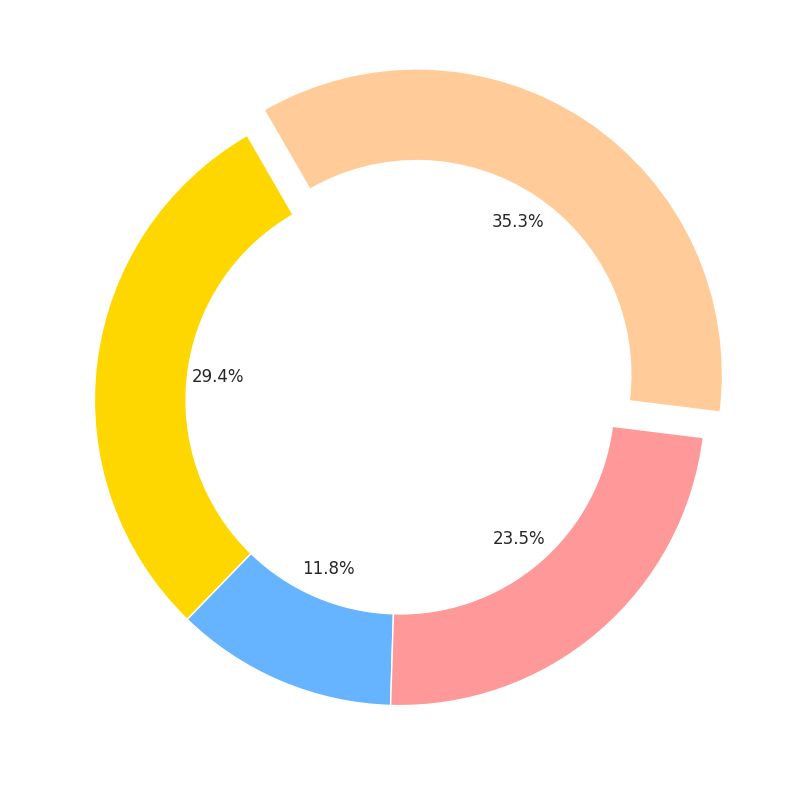

This figure's Python source:
import matplotlib.pyplot as plt
import numpy as np

distribution = np.array([25, 10, 20, 30])
colors = ['#FFD700', '#66B3FF', '#FF9999', '#FFCC99']
explode = (0, 0, 0, 0.1)

fig, ax = plt.subplots(figsize=(8, 8))
# Creating a donut pie chart by setting a wedgeprops parameter to create a hole
wedges, _, autotexts = ax.pie(distribution, autopct='%1.1f%%', startangle=120, colors=colors, 
                              explode=explode, wedgeprops=dict(width=0.3))

plt.setp(autotexts, size=12, weight="normal")

plt.tight_layout()
plt.show()
